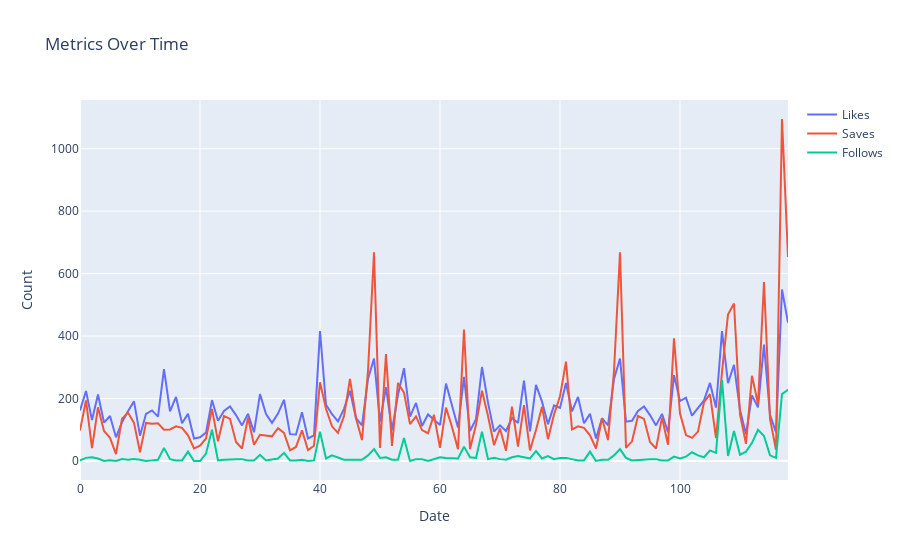

Notebook cell for this chart:
### Code cell
fig = go.Figure()

fig.add_trace(go.Scatter(x=df.index, y=df['Likes'], name='Likes'))
fig.add_trace(go.Scatter(x=df.index, y=df['Saves'], name='Saves'))
fig.add_trace(go.Scatter(x=df.index, y=df['Follows'], name='Follows'))

fig.update_layout(title='Metrics Over Time',
                  xaxis_title='Date',
                  yaxis_title='Count')

fig.show()
